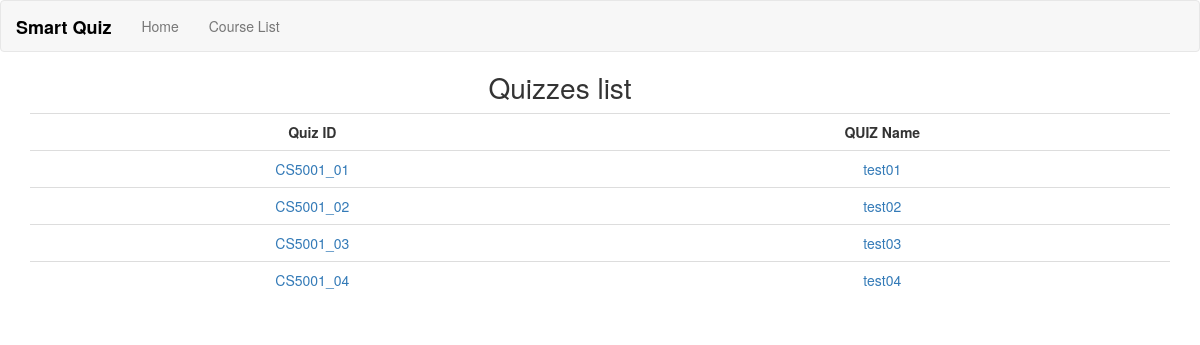
The app's page /workbook_app/course/CS5001/quiz with its own data.
### workbook_app/models.py (models this page shows, shortened)
class Quiz(models.Model):
	objects = models.Manager()
	course = models.ForeignKey(Course, on_delete=models.CASCADE)  # one to many relationship
	quiz_number = models.CharField(max_length=30, verbose_name='quiz No.')
	quiz_id = models.CharField(max_length=30, default=quiz_number, editable=False)
	quiz_name = models.CharField(max_length=60)
	pub_date = models.DateTimeField('date published')
	quiz_date = models.DateTimeField('the date of quiz')

### workbook_app/views.py (the view)
# urls.py: path('course/<slug:course_id>/quiz', views.CourseQuizList.as_view(), name='course-quiz-list'),
class CourseQuizList(generic.ListView):
    model = Course
    template_name = 'workbook_app/course_quizzes_list.html'
    context_object_name = 'course_quiz_list'
    def get_queryset(self):
        return Course.objects.get(course_id=self.kwargs['course_id']).quiz_set.all().order_by('quiz_id')

### templates/workbook_app/course_quizzes_list.html
{% extends 'base.html' %}
{% block content %}
{% load static %}
<link rel="stylesheet" type="text/css" href="{% static 'css/workbook_app/style_quizzes_list.css' %}">
<h2>Quizzes list</h2>
{% if course_quiz_list %}
<div class="container">
  <table class="table table-hover">
    <tr>
      <th>Quiz ID</th>
      <th>QUIZ Name</th>
    </tr>
    {% for quiz in course_quiz_list %}
    <tr>
      <td style="color:#337ab7">
        <a href='{{request.get_full_path}}/{{quiz.quiz_id}}/question'>{{quiz.quiz_id}}</a>
      </td>
      <td style="color:#337ab7"><a href='{{request.get_full_path}}/{{quiz.quiz_id}}/question'>{{ quiz.quiz_name }}</a></td>
    </tr>
    {% endfor %}
  </table>
</div>
{% else %}
<p>No quizzes are available.</p>
{% endif %}
{% endblock %}

### static/css/workbook_app/style_quizzes_list.css (style rules this page uses)
h2 { text-align: center; margin-right: 80px; margin-top: 20px; font-size:200%; }
.table th { text-align: center; }
.table td { text-align: center; }

### records on screen
Quiz: quiz_id "CS5001_01", quiz_name "test01"
Quiz: quiz_id "CS5001_02", quiz_name "test02"
Quiz: quiz_id "CS5001_03", quiz_name "test03"
Quiz: quiz_id "CS5001_04", quiz_name "test04"
